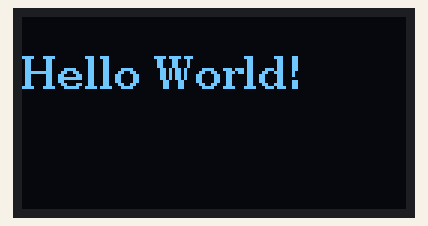
Recording of a sketch running on a simulated Arduino Uno, built with avr-gcc and run on an emulated ATmega328P. Parts: 128×64 one-colour display.

Above: at 0.3 s.

The sketch:

oled.ino
```cpp
#include <U8g2lib.h>
#include <SPI.h>
#include <Wire.h>

//U8G2_SSD1306_128X32_UNIVISION_1_HW_I2C u8g2(U8G2_R0, U8X8_PIN_NONE);
U8G2_SSD1306_128X64_NONAME_1_HW_I2C u8g2(U8G2_R0, /* reset=*/ U8X8_PIN_NONE);

void setup(void) {
  u8g2.begin();
}

void loop(void) {
  u8g2.firstPage();
  do {
    u8g2.setFont(u8g2_font_ncenB10_tr);
    u8g2.drawStr(0,24,"Hello World!");
  } while ( u8g2.nextPage() );
  delay(1000);
}
```
